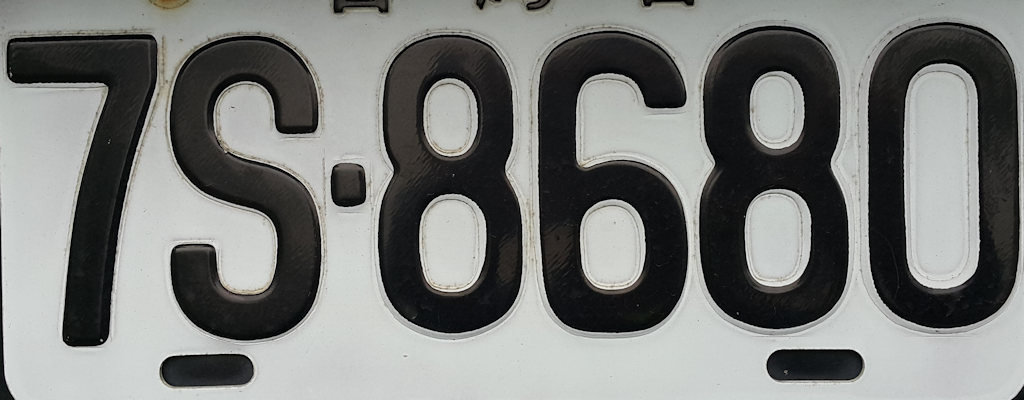
//> input picture Thresholding_and_Connect_Component_Finding/license_plate.bmp, 1024 x 400 px
$ ./Source   (built with g++ and OpenCV 4)
//> lines starting //> are read from the running program, lines starting //| are printed output that depends on the picture; after the words box and inside, x2 and y2 are one past the last pixel; in counts of white or black regions, pixels touching at a corner belong together
### Thresholding_and_Connect_Component_Finding/DisjointSet.h
#pragma once
#include <vector>
class DisjointSet
{
public:
    DisjointSet();
    void makeSet(int n);
    void unionSet(int x, int y);
    int find(int x);
    std::vector<int> set;
};

### Thresholding_and_Connect_Component_Finding/myHist.h
#pragma once

/* Class Name: myHist
*
* Description: It implements operations for histogram
*
* Programmer: poww
* Create Date: 2014.0812
*/
class myHist{
	// public fields
	public:
		enum class Type{
			Custom = 1,		// customized histogram
			Image,			// histogram for an image
		};// End of algorithm class

	// private fields
	private:
		myHist::Type	m_iType;// type of histogram

		int		m_iBin;			// number of bin
		float	m_fStart;		// the start value
		float	m_fBinSize;		// size of bin
		float	m_fBinGap;		// gap between bins
		cv::Mat	m_Hist;			// histogram

	// public constructor
	public:
		myHist(myHist::Type);
		myHist(float, float, float, int);		// constructor
		~myHist();

	// public operations
	public:
		void	Accumulate(int, float=1.0);		// accumulate with bin number
		void	Accumulate(float, float = 1.0);	// accumulate with bin value

		void	CalcHist(cv::Mat&);				// calculate the histogram

		void	Clear(void);						// clear histogram

		void	Normalize(void);					// normalize the histogram

		void	Show(cv::Mat&, cv::Scalar = cv::Scalar(255,255,255));					// show the histogram
};// End of myHist class

### Thresholding_and_Connect_Component_Finding/stdafx.h
#pragma once
#include "opencv2\opencv.hpp"
#include <tchar.h>

### Thresholding_and_Connect_Component_Finding/DisjointSet.cpp
#include "DisjointSet.h"
#include "stdafx.h"
DisjointSet::DisjointSet() {

}

void DisjointSet::makeSet(int n) {
	for (int i = 0; i < n; i++) {
		set.push_back(i);
	}
}

void DisjointSet::unionSet(int x, int y) {
	if (set.at(x) == set.at(y)) {
		return;
	}

	int gx = set.at(x);
	int gy = set.at(y);
	for (int i = 1; i < set.size(); i++) {
		if (set.at(i) == gy) {
			set.at(i) = gx;
		}
	}
}

int DisjointSet::find(int x) {
	for (int i = 1; i < set.size(); i++) {
		if (set.at(i) == set.at(x)) {
			return i;
		}
	}
}

### Thresholding_and_Connect_Component_Finding/myHist.cpp
#include "stdafx.h"
#include "myHist.h"
#include <opencv2/imgproc/types_c.h>

/* myHist Constructor
*
* Description: myHist constructor with the given type
*
* Programmer: poww
* Create Date: 2014.08.15
*/
myHist::myHist(myHist::Type type){
	switch (type){
		case myHist::Type::Image:
			// init histogram type
			m_iType = myHist::Type::Image;

			// init bin fields
			m_fStart = 0.;
			m_fBinSize = 0.;
			m_fBinGap = 1.;
			m_iBin = 256;

			// init histogram
			m_Hist.create(cv::Size(m_iBin,1 ), CV_32FC1);
			m_Hist = cv::Scalar::all(0);

			break;

		default:
			printf("myHist::myHist(): Invalid histogram type\n");
			break;
	}// End of switch
}// End of myHist constructor

/* myHist Constructor
*
* Description: myHist constructor
*
* Programmer: poww
* Create Date: 2014.08.15
*/
// [19 lines left out: function myHist, not called in this run]


myHist::~myHist()
{
}

/* myHist::Accumulate
*
* Description: accumulate histogram by giving bin index
*
* Programmer: poww
* Create Date: 201
*/
void myHist::Accumulate(int iBinIndex, float fCount){
	// check the bin index
	if (iBinIndex < 0 || iBinIndex >= m_iBin){
		printf("myHist::Accmulate(): The bin index is incorrect\n");
		return;
	}// End of if-condition

	m_Hist.at<float>(0, iBinIndex) += fCount;
}// End of myHist::Accmulate


/* myHist::Accumulate
*
* Description: accumulate histogram by giving value
*
* Programmer: poww
* Create Date: 201
*/
// [7 lines left out: function Accumulate, not called in this run]

/* myHist::CalcHist
*
* Description: calculate the histogram given an image
*
* Programmer: poww
* Create Date: 2015.10.06
*/
void myHist::CalcHist(cv::Mat& image){
	if (m_iType != myHist::Type::Image){
		printf("myHist::CalcHist(): The histogram type should be Type::Image");
		return;
	}// End of if-condition

	for (int r = 0; r < image.rows; r++)
	for (int c = 0; c < image.cols; c++){
		int gray = image.at<uchar>(r, c);
		Accumulate(gray, 1.0);
	}// End of for-loop

	for (int i = 0; i < m_iBin; i++)
		printf("Bin %d: %f \n", i, m_Hist.at<float>(0, i));
}// End of myHist::CalcHist

/* myHist::Clear
*
* Description: clear the histogram
*
* Programmer: poww
* Create Date: 2015.08.07
*/
void myHist::Clear(void){
	m_Hist = cv::Scalar::all(0);
}// End of myHist::Clear


/* myHist::Normalize
*
* Description: normalize the histogram
*
* Programmer: poww
* Create Date: 2015.08.07
*/
// [12 lines left out: function Normalize, not called in this run]

/* myHist::Show
*
* Description: Draw the histogram on the image
*
* Programmer: poww
* Create Date: 2011.08.27
*/
void myHist::Show(cv::Mat& image, cv::Scalar color){
//> called with color = Scalar(255, 255, 255)
	// calcuate the bin width
	int binWidth = cvRound((double)image.cols / (double)m_iBin);

	// find the maximum and minimum values
	double min, max;
	cv::minMaxLoc(m_Hist, &min, &max);

	// draws bins
	for (int i = 0; i < m_iBin; i++){
		int binHeight = cvRound((double)m_Hist.at<float>(0, i) * (double)image.rows / max);
		printf("%d\n", binHeight);
		cv::rectangle(image,	cv::Point(i * binWidth,		image.rows - 1 - binHeight),
								cv::Point((i+1)*binWidth,	image.rows - 1),
					color, 1);
	}// End of for-loop
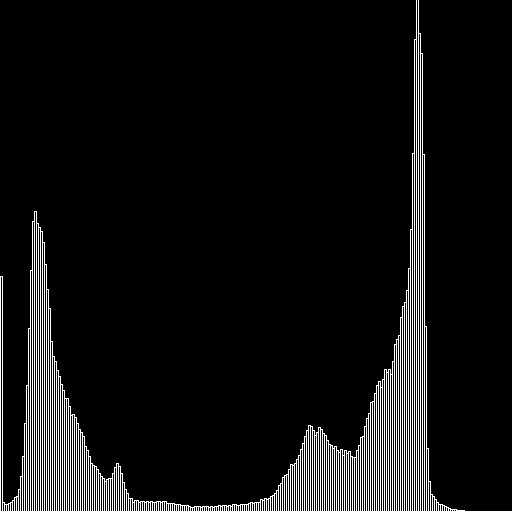
//> image: 512 rows x 512 cols, CV_8UC1; 6.9% white in thin lines or dots
}// End of myHist::Show

### Thresholding_and_Connect_Component_Finding/Source.cpp
#include "stdafx.h"
#include "myHist.h"
#include "DisjointSet.h"
#include <iostream>
#include <vector>
#include <string>
#include <list>
#include <any>
int _tmain(int argc, _TCHAR* argv[]) {

	std::vector<int> RandomColor();

	cv::Mat mat = cv::imread("license_plate.bmp", 0); //grey-level image

	cv::namedWindow("license_plate", cv::WINDOW_AUTOSIZE);
	cv::imshow("license_plate", mat);
	cv::waitKey(0);


	cv::Mat canvasInput;
	canvasInput.create(cv::Size(512, 512), CV_8UC1);
	// show the histogram of lena and after equalization
	myHist* pHist = new myHist(myHist::Type::Image);

	// calculate the histogram of lena
	pHist->CalcHist(mat);
	canvasInput = cv::Scalar::all(0);
	pHist->Show(canvasInput);
	cv::namedWindow("input hist", cv::WINDOW_AUTOSIZE);
	cv::imshow("input hist", canvasInput);
	cv::waitKey(0);


	float in_hist[256]{};
	for (int r = 0; r < mat.rows; r++) {
		for (int c = 0; c < mat.cols; c++) {
			int gray_value = mat.at<uchar>(r, c);
			in_hist[gray_value] = in_hist[gray_value] + 1;
		}
	}
//> after the loop, in_hist = 256 values, max 12904 at index 208, min 0 at index 240, mean 1600
	for (int i = 0; i < 256; i++) {
		in_hist[i] = in_hist[i] / (mat.rows * mat.cols);
	}
//> after the loop, in_hist = 256 values, max 0.0315 at index 208, min 0 at index 240, mean 0.00391


	float mu0, mu1;
	float P0 = 0.0;
	float P1 = 1.0;
	float Q0 = 0.0;
	float Q1 = 0.0;
	for (int i = 0; i < 256; i++) {
		Q1 += i * in_hist[i];
	}
//> this loop made 256 passes
//> Q1 on passes 1 to 3: 0, 0.000571, 0.00141
//> after the loop, Q1 = 123.6
	int t_star = 0;
	float max_bc_var = 0.0;

	for (int i = 0; i < 255; i++) {
		P0 = P0 + in_hist[i];
		P1 = 1.0 - P0;
		Q0 = Q0 + i * in_hist[i];
		Q1 = Q1 - i * in_hist[i];

		if (P0 <= 0.0 || P1 <= 0.0) {
			continue;
		}

		mu0 = Q0 / P0;
		mu1 = Q1 / P1;

		float bc_var = P0 * P1 * (mu0 - mu1) * (mu0 - mu1);
		if (bc_var >= max_bc_var) {
			t_star = i;
			max_bc_var = bc_var;
		}
	}
//> this loop made 255 passes
//> (P0, P1, Q0, Q1, mu0, mu1, bc_var, max_bc_var) on passes 1 to 11: (0.0145, 0.986, 0, 123.6, 0, 125.4, 224.2, 224.2), (0.015, 0.985, 0.000571, 123.6, 0.038, 125.5, 233.1, 233.1), (0.0155, 0.985, 0.00141, 123.6, 0.091, 125.6, 239.5, 239.5), (0.0159, 0.984, 0.00272, 123.6, 0.171, 125.6, 246.1, 246.1), (0.0164, 0.984, 0.00479, 123.6, 0.292, 125.7, 253.7, 253.7), (0.017, 0.983, 0.00753, 123.6, 0.444, 125.7, 261.7, 261.7), (0.0176, 0.982, 0.0116, 123.6, 0.657, 125.8, 271.4, 271.4), (0.0185, 0.982, 0.0177, 123.6, 0.954, 125.9, 283.6, 283.6), (0.0194, 0.981, 0.0249, 123.6, 1.28, 126, 296.1, 296.1), (0.0208, 0.979, 0.0373, 123.6, 1.79, 126.2, 314.9, 314.9), (0.0229, 0.977, 0.059, 123.6, 2.57, 126.5, 344.1, 344.1)
//> (P0, P1, Q0) on pass 73: (0.392, 0.608, 10.5)

	printf("optimal threshold : %d", t_star);
//| optimal threshold : 108


		cv::Mat outmat = cv::Mat::zeros(mat.rows, mat.cols, CV_8UC1);

		for (int r = 0; r < mat.rows; r++) {
			for (int c = 0; c < mat.cols; c++) {
				if (mat.at<uchar>(r,c) <= t_star) {
					outmat.at<uchar>(r, c) = (uchar)255;
				}
				else {
					outmat.at<uchar>(r, c) = (uchar)0;
				}
			}

		}
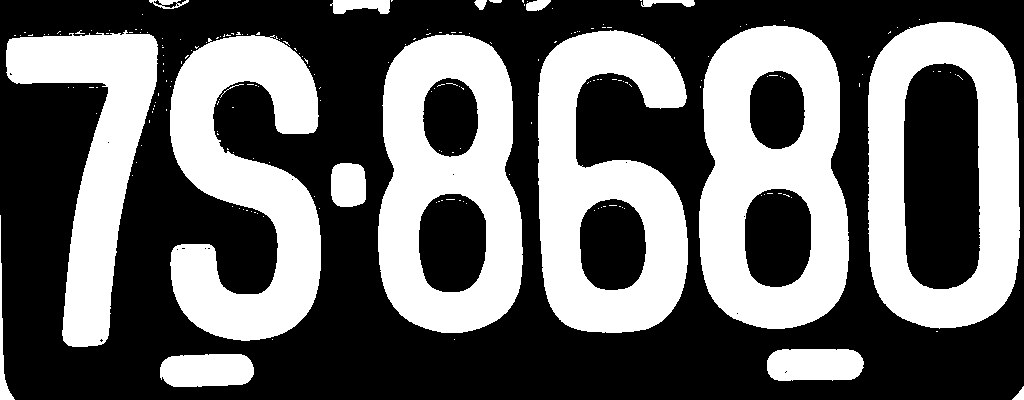
//> outmat: 400 rows x 1024 cols, CV_8UC1; 40.7% white; 205 white regions (187 under 20 px), largest, box (x1, y1, x2, y2) and area: (699, 25, 849, 329) 29605, (378, 34, 523, 333) 27478, (538, 30, 688, 333) 27276

		cv::namedWindow("license otsu", cv::WINDOW_AUTOSIZE);
		cv::imshow("license otsu", outmat);
		cv::waitKey(0);


		cv::Mat label_mat = cv::Mat::zeros(mat.rows, mat.cols, CV_8UC1);

		int new_label = 1;
		int upper_label, left_label;
		std::vector< std::vector< int> > equivalences;
		std::vector< int > aequivalences;

		for (int r = 1; r < outmat.rows; r++) {
			for (int c = 1; c < outmat.cols; c++) {
				if (outmat.at<uchar>(r, c) != 0) {
					std::vector< int > adjacent_labels;

					upper_label = label_mat.at<uchar>(r - 1, c);
					if (upper_label != 0) {
						adjacent_labels.push_back(upper_label);
					}
					left_label = label_mat.at<uchar>(r , c - 1);

					if (left_label != 0 && left_label != upper_label) {
						adjacent_labels.push_back(left_label);
					}
					if (adjacent_labels.size() == 0) {
						label_mat.at<uchar>(r, c) = (uchar)new_label;
						new_label = new_label + 1;
					}
					else {
						label_mat.at<uchar>(r, c) = (uchar)*min_element(adjacent_labels.begin(), adjacent_labels.end());
					}
					if (adjacent_labels.size() == 2) {
						aequivalences.push_back(adjacent_labels[0]);
						aequivalences.push_back(adjacent_labels[1]);
						//
						//aequivalences = { adjacent_labels[0],adjacent_labels[1] };
						equivalences.push_back(aequivalences);

					}

				}
			}

		}
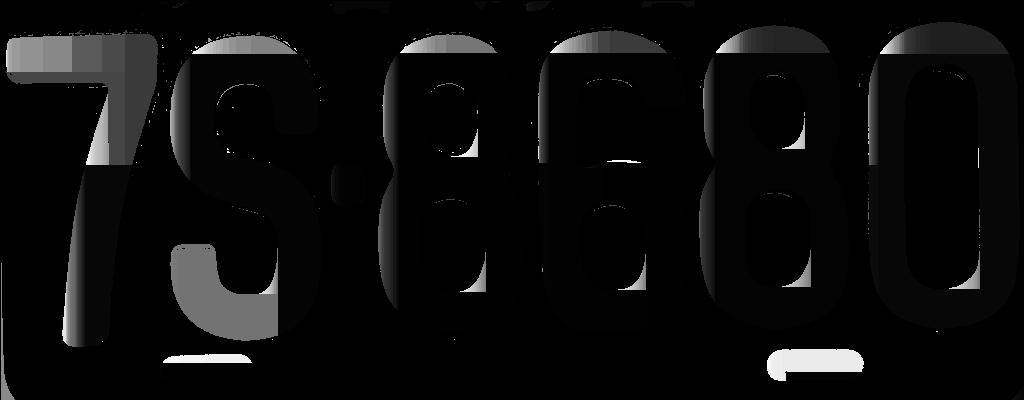
//> label_mat: 400 rows x 1024 cols, CV_8UC1; min 0, max 255, mean 11.8
		DisjointSet dis = DisjointSet();
		dis.makeSet(new_label);


		for (int i = 0; i < equivalences.size(); i++) {
			aequivalences = equivalences[i];
			dis.unionSet(aequivalences[0],aequivalences[1]);
		}


		int min_label;
		int temporal_label;
		for (int r = 1; r < outmat.rows; r++) {
			for (int c = 1; c < outmat.cols; c++) {
				if (label_mat.at<uchar>(r, c) != 0) {
					temporal_label = label_mat.at<uchar>(r, c);
					min_label = dis.find(temporal_label);
					label_mat.at<uchar>(r, c) = min_label;
			}

			}
		}
//> label_mat: 400 rows x 1024 cols, CV_8UC1; 124 pixels changed, all inside (x1, y1, x2, y2) = (182, 2, 1016, 400)


		std::vector< int > labels;
		labels.push_back(0);
		for (int r = 1; r < mat.rows; r++) {
			for (int c = 1; c < mat.cols; c++) {
				if (label_mat.at<uchar>(r, c) != 0) {

					if (std::find(labels.begin(), labels.end(), label_mat.at<uchar>(r, c)) == labels.end()) {


						labels.push_back((int)label_mat.at<uchar>(r, c));

					}
					auto it = find(labels.begin(), labels.end(), label_mat.at<uchar>(r, c));
					label_mat.at<uchar>(r, c) = it - labels.begin();

				}

			}
		}
//> label_mat: 400 rows x 1024 cols, CV_8UC1; min 0, max 254, mean 11.7

		int n_regions = labels.size();
		printf("\nno.of regions : %d\n", n_regions);
//| no.of regions : 255

		cv::Mat display_mat = cv::Mat::zeros(label_mat.rows, label_mat.cols, CV_8UC3);
		std::vector<std::vector< int > > color_plate;


		color_plate.push_back({ 255,255,255 });
		for (int i = 0; i < n_regions; i++) {
			int b, g, r;
			b = rand() % (255 - 0 + 1);
			g = rand() % (255 - 0 + 1);
			r = rand() % (255 - 0 + 1);
			color_plate.push_back({b,g,r});
		}


		for (int r = 1; r < mat.rows; r++) {
			for (int c = 1; c < mat.cols; c++) {
				std::vector< int > temp;

				int x = label_mat.at<uchar>(r, c);
				temp = color_plate[x];
				display_mat.at<cv::Vec3b>(r, c)[0] = temp[0];
				display_mat.at<cv::Vec3b>(r, c)[1] = temp[1];
				display_mat.at<cv::Vec3b>(r, c)[2] = temp[2];

			}
		}
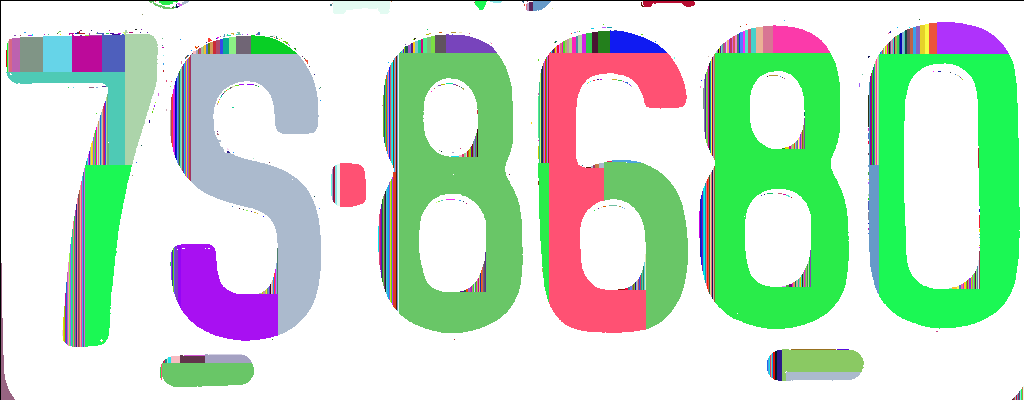
//> display_mat: 400 rows x 1024 cols, CV_8UC3; mean B, G, R 201.6, 221.8, 197.4

		cv::namedWindow("license 2p", cv::WINDOW_AUTOSIZE);
		cv::imshow("license 2p", display_mat);
		cv::waitKey(0);

	return 0;


}
